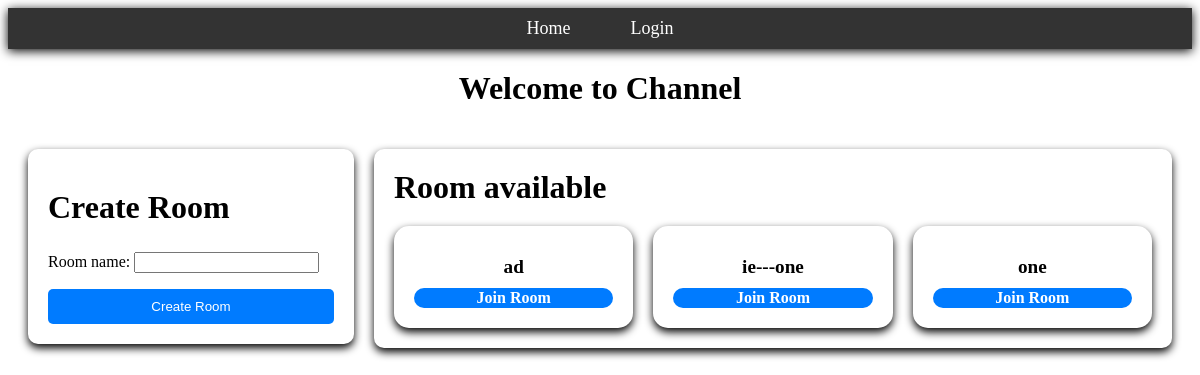
Before: / with the older database file.
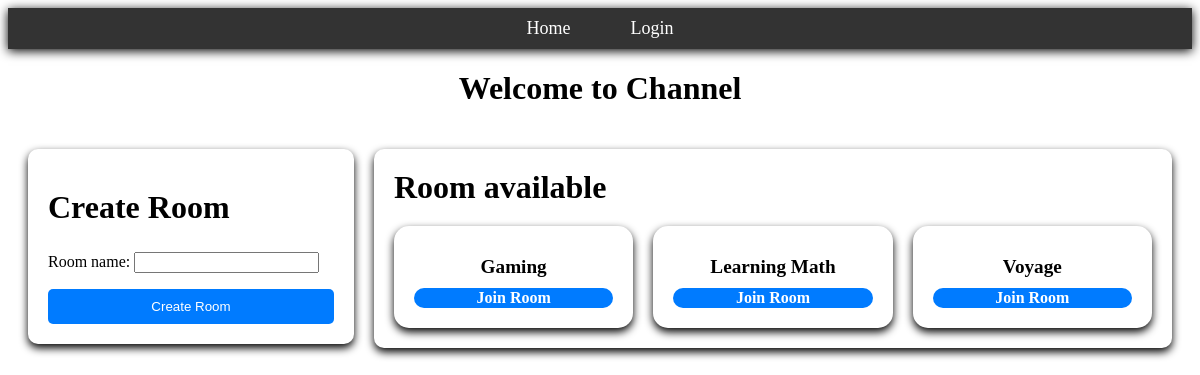
After: the same page with the newer database file.
### room/models.py (models this page shows, shortened)
class Room(models.Model):
    room_name = models.CharField(max_length=16, unique=True)
    room_owner = models.ForeignKey(CustomUser, on_delete=models.CASCADE, related_name="owned_rooms")
    members = models.ManyToManyField(CustomUser, related_name="member_rooms")
    request_members = models.ManyToManyField(CustomUser, related_name="rooms_requested")

### chatRealTime/views.py (the view)
# urls.py: path("", views.homeView.as_view(), name="home"),
class homeView(TemplateView):
    template_name = "home.html"
    login_url = 'login'
    def get(self, request, *args, **kwargs):
        rooms = Room.objects.all().values('room_name', 'id')
        form_create_room = CreateRoomForm()
        rooms_with_membership = [
            {**room, 'user_is_member': request.user in Room.objects.get(id=room['id']).members.all()}
            for room in rooms
        ]
        return render(request, self.template_name, {
            'form_create_room': form_create_room,
            'rooms': rooms_with_membership,
            'user': request.user,
        })

### room/forms.py
class CreateRoomForm(forms.ModelForm):
    class Meta:
        model = Room
        fields = ('room_name',)

### templates/home.html (shortened to what this page needs)
<!DOCTYPE html>
<html>
<head>
</head>
<body>
    {% include 'header.html' %}
    <h1 class="title">Welcome to Channel</h1>
    <main>
        <div class="left-section">
            <div class="create-room-form">
                <h1 class="section-title">Create Room</h1>
                <form method="post" action="{% url 'create_room' %}">
                    {{ form_create_room.as_p }}
                    <button type="submit">Create Room</button>
                </form>
            </div>
        </div>
        <div class="right-section">
            <h1 class="section-title">Room available</h1>
            <div class="room-available">
                {% for room in rooms %}
                    <div class="room" data-url="{% url 'room' room.room_name %}">
                        <h3>{{ room.room_name }}</h3>
                        {% if not room.user_is_member %}
                            <a class="link-room join-room" href="{% url 'join_room' room.id %}">Join Room</a>
                        {% else %}
                            <a class="link-room enter-room" href="{% url 'room' room.room_name %}">Enter Room</a>
                        {% endif %}
                    </div>
                {% empty %}
                    <h2>There is not yet room</h2>
                {% endfor %}
            </div>
        </div>
    </main>
</body>
</html>

### templates/header.html (shortened to what this page needs)
<header>
    <nav class="navbar">
        <ul class="nav-list">
            <li class="nav-item"><a class="nav-link" href="{% url 'home' %}">Home</a></li>
            {% if user.is_authenticated %}
                <li class="nav-item"><a class="nav-link" href="{% url 'notifications' %}">Notifications</a></li>
                <li class="nav-item"><a class="nav-link" href="{% url 'logout' %}">Logout</a></li>
            {% else %}
                {% if request.resolver_match.url_name == 'login' %}
                    <li class="nav-item"><a class="nav-link" href="{% url 'register' %}">Register</a></li>
                {% else %}
                    <li class="nav-item"><a class="nav-link" href="{% url 'login' %}">Login</a></li>
                {% endif %}
            {% endif %}
        </ul>
    </nav>
</header>

### templates/home.html (style rules this page uses)
.title { text-align: center; }
main { display: flex; justify-content: space-between; align-items: flex-start; height: 100vh; margin: 0; padding: 20px; }
.left-section { display: flex; flex-direction: column; margin-right: 20px; width: 25%; background-color: #fff; padding: 20px; border-radius: 10px; box-shadow: 0 4px 8px rgba(0, 0, 0, 1); }
.right-section { flex-grow: 1; background-color: #fff; padding: 20px; border-radius: 10px; box-shadow: 0 4px 8px rgba(0, 0, 0, 1); }
.room-available { display: grid; grid-template-columns: repeat(auto-fill, minmax(200px, 1fr)); gap: 20px; }
.room { background-color: #fff; border-radius: 15px; box-shadow: 0 4px 8px rgba(0, 0, 0, 1); display: flex; flex-direction: column; justify-content: space-between; padding: 20px; cursor: pointer; transition: transform 0.2s, box-shadow 0.2s; text-align: center; }
.room h3 { margin: 10px 0; font-size: 1.2em; color: black; }
.room a { text-decoration: none; color: #007bff; font-weight: bold; }
.create-room-form { margin-top: 20px; }
.create-room-form h1 { margin-bottom: 10px; }
.create-room-form form { display: flex; flex-direction: column; }
.create-room-form button { background-color: #007bff; color: #fff; border: none; padding: 10px; border-radius: 5px; cursor: pointer; transition: background-color 0.2s; }
.link-room { color: #fff; padding: 1px; cursor: pointer; }
.link-room.join-room { background-color: #007bff; color: #fff; border-radius: 10px; }
.section-title { margin: 0 0 20px 0; font-size: 2em; }

### templates/header.html (style rules this page uses)
header { background-color: #333; padding: 10px 0; box-shadow: 0 2px 10px rgba(0, 0, 0, 1); }
.navbar { display: flex; justify-content: center; }
.nav-item { margin: 0 20px; }
.nav-list { list-style: none; padding: 0; margin: 0; display: flex; }
.nav-link { color: #fff; text-decoration: none; font-size: 18px; transition: color 0.3s, background-color 0.3s, padding 0.3s; padding: 5px 10px; border-radius: 5px; }

Changed rows visible on the page:
removed Room: room_name "ad"
removed Room: room_name "ie---one"
removed Room: room_name "one"
added Room: room_name "Gaming"
added Room: room_name "Learning Math"
added Room: room_name "Voyage"
Other visible differences:
new list line: "Join Room"
list line gone: "Join Room"
